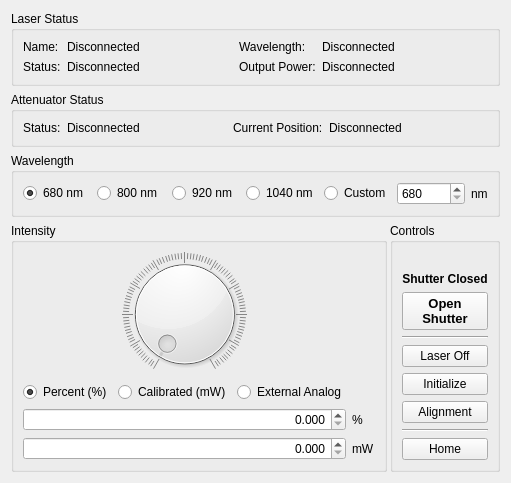
      <widget class="QWidget" name="main_tab">
       <property name="toolTip">
        <string>This tab shows the current operating status of the LED driver</string>
       </property>
       <attribute name="title">
        <string>Main</string>
       </attribute>
       <layout class="QGridLayout" name="gridLayout_2" rowstretch="0,0,0,10,0" columnstretch="10,0" columnminimumwidth="0,0">
        <property name="horizontalSpacing">
         <number>3</number>
        </property>
        <item row="0" column="0" colspan="2" alignment="Qt::AlignTop">
         <widget class="QGroupBox" name="main_driver_ID_box">
          <property name="maximumSize">
           <size>
            <width>16777215</width>
            <height>500</height>
           </size>
          </property>
          <property name="toolTip">
           <string>Identification of the active LED driver</string>
          </property>
          <property name="title">
           <string>Laser Status</string>
          </property>
          <layout class="QGridLayout" name="gridLayout_3" columnstretch="0,10,0,10">
           <item row="1" column="1">
            <widget class="QLabel" name="main_driver_name_label2">
             <property name="text">
              <string>Disconnected</string>
             </property>
            </widget>
           </item>
           <item row="1" column="3">
            <widget class="QLabel" name="main_driver_serial_label2">
             <property name="text">
              <string>Disconnected</string>
             </property>
            </widget>
           </item>
           <item row="1" column="0">
            <widget class="QLabel" name="main_driver_name_label1">
             <property name="toolTip">
              <string>Custom driver name set in configuration</string>
             </property>
             <property name="text">
              <string>Status:</string>
             </property>
            </widget>
           </item>
           <item row="0" column="0">
            <widget class="QLabel" name="label">
             <property name="text">
              <string>Name:</string>
             </property>
            </widget>
           </item>
           <item row="1" column="2">
            <widget class="QLabel" name="main_driver_serial_label1">
             <property name="toolTip">
              <string>USB serial number of the Teensy controlling the LED driver.</string>
             </property>
             <property name="text">
              <string>Output Power:</string>
             </property>
            </widget>
           </item>
           <item row="0" column="1">
            <widget class="QLabel" name="label_8">
             <property name="text">
              <string>Disconnected</string>
             </property>
            </widget>
           </item>
           <item row="0" column="2">
            <widget class="QLabel" name="label_11">
             <property name="text">
              <string>Wavelength: </string>
             </property>
            </widget>
           </item>
           <item row="0" column="3">
            <widget class="QLabel" name="label_12">
             <property name="text">
              <string>Disconnected</string>
             </property>
            </widget>
           </item>
          </layout>
         </widget>
        </item>
        <item row="3" column="1" rowspan="2">
         <widget class="QGroupBox" name="main_toggle_box">
          <property name="title">
           <string>Controls</string>
          </property>
          <layout class="QGridLayout" name="gridLayout_5" rowstretch="0,0,10,0,0,0,0,0,0,0,0" columnstretch="0">
           <item row="8" column="0">
            <widget class="QPushButton" name="pushButton_5">
             <property name="text">
              <string>Alignment</string>
             </property>
            </widget>
           </item>
           <item row="0" column="0">
            <widget class="QLabel" name="label_10">
             <property name="sizePolicy">
              <sizepolicy hsizetype="Minimum" vsizetype="Minimum">
               <horstretch>0</horstretch>
               <verstretch>0</verstretch>
              </sizepolicy>
             </property>
             <property name="text">
              <string/>
             </property>
             <property name="pixmap">
              <pixmap resource="resources.qrc">:/newPrefix/100px-blank.png</pixmap>
             </property>
             <property name="scaledContents">
              <bool>false</bool>
             </property>
            </widget>
           </item>
           <item row="5" column="0">
            <widget class="QPushButton" name="pushButton_3">
             <property name="text">
              <string>Laser Off</string>
             </property>
            </widget>
           </item>
           <item row="10" column="0">
            <widget class="QPushButton" name="pushButton_4">
             <property name="text">
              <string>Home</string>
             </property>
            </widget>
           </item>
           <item row="4" column="0">
            <widget class="Line" name="line">
             <property name="orientation">
              <enum>Qt::Horizontal</enum>
             </property>
            </widget>
           </item>
           <item row="7" column="0">
            <widget class="QPushButton" name="pushButton_2">
             <property name="text">
              <string>Initialize</string>
             </property>
            </widget>
           </item>
           <item row="1" column="0">
            <widget class="QLabel" name="label_9">
             <property name="font">
              <font>
               <weight>75</weight>
               <bold>true</bold>
              </font>
             </property>
             <property name="text">
              <string>Shutter Closed</string>
             </property>
             <property name="alignment">
              <set>Qt::AlignCenter</set>
             </property>
            </widget>
           </item>
           <item row="2" column="0" rowspan="2">
            <widget class="QPushButton" name="pushButton">
             <property name="sizePolicy">
              <sizepolicy hsizetype="Expanding" vsizetype="Expanding">
               <horstretch>0</horstretch>
               <verstretch>0</verstretch>
              </sizepolicy>
             </property>
             <property name="font">
              <font>
               <pointsize>10</pointsize>
               <weight>75</weight>
               <bold>true</bold>
              </font>
             </property>
             <property name="text">
              <string>Open 
Shutter</string>
             </property>
            </widget>
           </item>
           <item row="9" column="0">
            <widget class="Line" name="line_2">
             <property name="orientation">
              <enum>Qt::Horizontal</enum>
             </property>
            </widget>
           </item>
          </layout>
         </widget>
        </item>
        <item row="2" column="0" colspan="2" alignment="Qt::AlignTop">
         <widget class="QGroupBox" name="main_channel_box">
          <property name="toolTip">
           <string>Select active LED channel on driver</string>
          </property>
          <property name="title">
           <string>Wavelength</string>
          </property>
          <layout class="QGridLayout" name="gridLayout_6" columnstretch="10,10,10,10,0,10,0">
           <item row="0" column="0">
            <widget class="QRadioButton" name="main_channel_LED1_button">
             <property name="toolTip">
              <string>Set LED #1 as the active LED</string>
             </property>
             <property name="text">
              <string>680 nm</string>
             </property>
             <property name="checked">
              <bool>true</bool>
             </property>
             <attribute name="buttonGroup">
              <string notr="true">main_channel_button_group</string>
             </attribute>
            </widget>
           </item>
           <item row="0" column="1">
            <widget class="QRadioButton" name="main_channel_LED3_button">
             <property name="toolTip">
              <string>Set LED #3 as the active LED</string>
             </property>
             <property name="text">
              <string>800 nm</string>
             </property>
             <attribute name="buttonGroup">
              <string notr="true">main_channel_button_group</string>
             </attribute>
            </widget>
           </item>
           <item row="0" column="5">
            <widget class="QSpinBox" name="spinBox">
             <property name="minimum">
              <number>680</number>
             </property>
             <property name="maximum">
              <number>1080</number>
             </property>
            </widget>
           </item>
           <item row="0" column="4">
            <widget class="QRadioButton" name="radioButton_2">
             <property name="text">
              <string>Custom</string>
             </property>
            </widget>
           </item>
           <item row="0" column="2">
            <widget class="QRadioButton" name="main_channel_LED4_button">
             <property name="toolTip">
              <string>Set LED #4 as the active LED</string>
             </property>
             <property name="text">
              <string>920 nm</string>
             </property>
             <attribute name="buttonGroup">
              <string notr="true">main_channel_button_group</string>
             </attribute>
            </widget>
           </item>
           <item row="0" column="6">
            <widget class="QLabel" name="label_6">
             <property name="text">
              <string>nm</string>
             </property>
            </widget>
           </item>
           <item row="0" column="3">
            <widget class="QRadioButton" name="radioButton">
             <property name="text">
              <string>1040 nm</string>
             </property>
            </widget>
           </item>
          </layout>
         </widget>
        </item>
        <item row="3" column="0" rowspan="2">
         <widget class="QGroupBox" name="main_intensity_control_box">
          <property name="toolTip">
           <string>Adjust the active LED intensity</string>
          </property>
          <property name="title">
           <string>Intensity</string>
          </property>
          <layout class="QGridLayout" name="gridLayout_4" columnstretch="10,10,10,0">
           <item row="3" column="3">
            <widget class="QLabel" name="main_intensity_percent_label">
             <property name="text">
              <string>%</string>
             </property>
            </widget>
           </item>
           <item row="1" column="1">
            <widget class="QRadioButton" name="main_intensity_current_button">
             <property name="toolTip">
              <string>Adjust the LED intensity via current</string>
             </property>
             <property name="text">
              <string>Calibrated (mW)</string>
             </property>
             <attribute name="buttonGroup">
              <string notr="true">main_intensity_button_group</string>
             </attribute>
            </widget>
           </item>
           <item row="1" column="0">
            <widget class="QRadioButton" name="main_intensity_PWM_button">
             <property name="toolTip">
              <string>Adjust the LED intensity via PWM</string>
             </property>
             <property name="text">
              <string>Percent (%)</string>
             </property>
             <property name="checked">
              <bool>true</bool>
             </property>
             <attribute name="buttonGroup">
              <string notr="true">main_intensity_button_group</string>
             </attribute>
            </widget>
           </item>
           <item row="3" column="0" colspan="3">
            <widget class="QDoubleSpinBox" name="main_intensity_spinbox">
             <property name="enabled">
              <bool>true</bool>
             </property>
             <property name="toolTip">
              <string>Shows/sets the LED intensity </string>
             </property>
             <property name="alignment">
              <set>Qt::AlignRight|Qt::AlignTrailing|Qt::AlignVCenter</set>
             </property>
             <property name="readOnly">
              <bool>false</bool>
             </property>
             <property name="decimals">
              <number>3</number>
             </property>
             <property name="maximum">
              <double>100.000000000000000</double>
             </property>
             <property name="singleStep">
              <double>0.001000000000000</double>
             </property>
            </widget>
           </item>
           <item row="0" column="0" colspan="3">
            <widget class="QDial" name="main_intensity_dial">
             <property name="enabled">
              <bool>true</bool>
             </property>
             <property name="toolTip">
              <string>Rotate to adjust the active LED intensity</string>
             </property>
             <property name="whatsThis">
              <string>Tiriac knob</string>
             </property>
             <property name="maximum">
              <number>100000</number>
             </property>
             <property name="singleStep">
              <number>10</number>
             </property>
             <property name="pageStep">
              <number>100</number>
             </property>
             <property name="invertedAppearance">
              <bool>false</bool>
             </property>
             <property name="wrapping">
              <bool>false</bool>
             </property>
             <property name="notchTarget">
              <double>1.000000000000000</double>
             </property>
             <property name="notchesVisible">
              <bool>true</bool>
             </property>
            </widget>
           </item>
           <item row="4" column="0" colspan="3">
            <widget class="QDoubleSpinBox" name="doubleSpinBox">
             <property name="alignment">
              <set>Qt::AlignRight|Qt::AlignTrailing|Qt::AlignVCenter</set>
             </property>
             <property name="decimals">
              <number>3</number>
             </property>
            </widget>
           </item>
           <item row="4" column="3">
            <widget class="QLabel" name="label_7">
             <property name="text">
              <string>mW</string>
             </property>
            </widget>
           </item>
           <item row="1" column="2">
            <widget class="QRadioButton" name="radioButton_3">
             <property name="text">
              <string>External Analog</string>
             </property>
            </widget>
           </item>
          </layout>
         </widget>
        </item>
        <item row="1" column="0" colspan="2">
         <widget class="QGroupBox" name="groupBox_2">
          <property name="title">
           <string>Attenuator Status</string>
          </property>
          <layout class="QGridLayout" name="gridLayout_56" columnstretch="0,10,0,10">
           <item row="0" column="1">
            <widget class="QLabel" name="label_3">
             <property name="text">
              <string>Disconnected</string>
             </property>
            </widget>
           </item>
           <item row="0" column="0">
            <widget class="QLabel" name="label_2">
             <property name="text">
              <string>Status:</string>
             </property>
            </widget>
           </item>
           <item row="0" column="3">
            <widget class="QLabel" name="label_5">
             <property name="text">
              <string>Disconnected</string>
             </property>
            </widget>
           </item>
           <item row="0" column="2">
            <widget class="QLabel" name="label_4">
             <property name="text">
              <string>Current Position:</string>
             </property>
            </widget>
           </item>
          </layout>
         </widget>
        </item>
       </layout>
      </widget>
